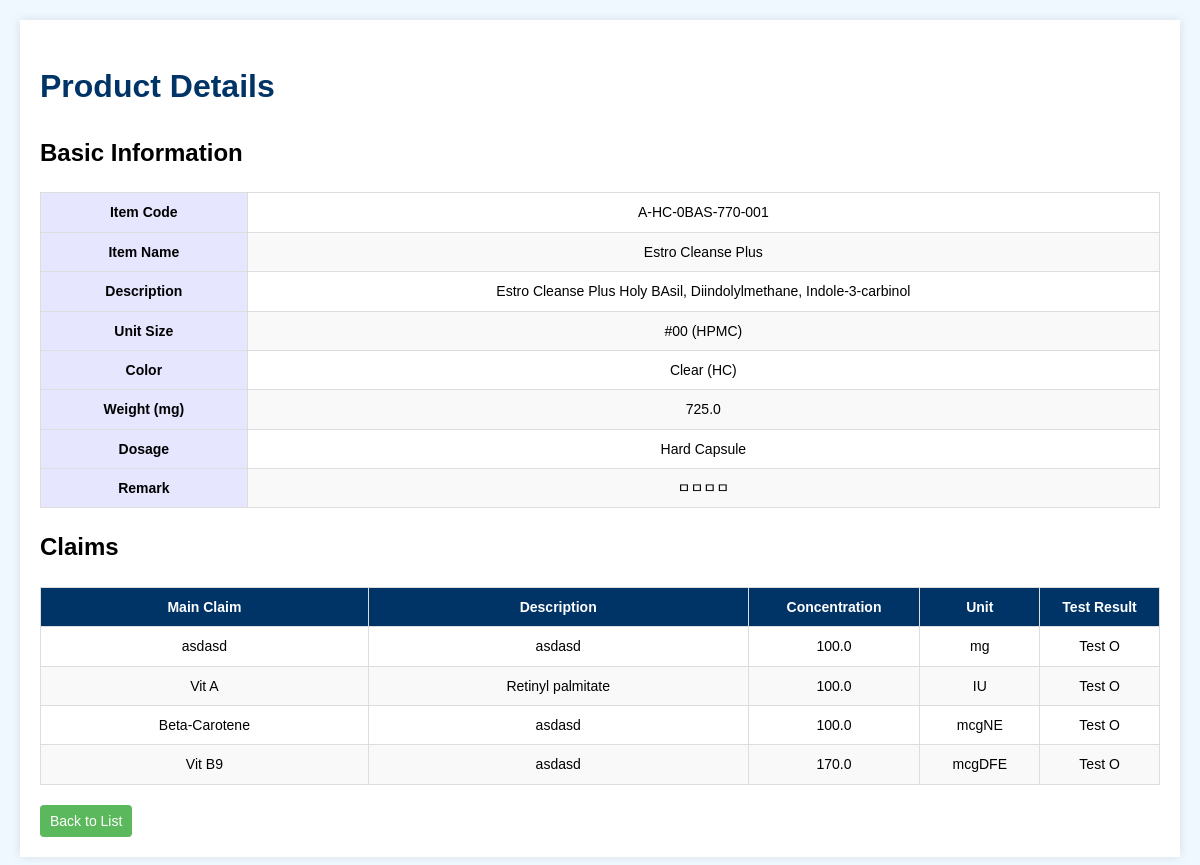
The app's page /view/A-HC-0BAS-770-001 (signed in) with its own data.
### tables this page shows
CREATE TABLE products (
            id INTEGER PRIMARY KEY AUTOINCREMENT,
            item_code TEXT UNIQUE NOT NULL,
            item_name TEXT,
            description TEXT,
            unit_size TEXT,
            color TEXT,
            weight REAL
        , dosage TEXT, remark TEXT);

CREATE TABLE claims (
            id INTEGER PRIMARY KEY AUTOINCREMENT,
            product_id INTEGER,
            claim_main TEXT,
            claim_description TEXT,
            claim_concentration REAL, claim_unit TEXT DEFAULT 'mg', test_result TEXT,
            FOREIGN KEY (product_id) REFERENCES products(id) ON DELETE CASCADE
        );

### app.py (the view)
@app.route('/view/<item_code>')
def view_product(item_code):
    db = get_db()
    cursor = db.cursor()
    cursor.execute('SELECT * FROM products WHERE item_code = ?', (item_code,))
    product = cursor.fetchone()
    if not product:
        flash("해당 제품을 찾을 수 없습니다.", "danger")
        return redirect(url_for("index"))
    cursor.execute('''
    SELECT claim_main, claim_description, claim_concentration, claim_unit, test_result
    FROM claims
    LEFT JOIN products ON claims.product_id = products.id
    WHERE products.item_code = ?
    ''', (item_code,))
    claims = cursor.fetchall()
    return render_template('view.html', product=product, claims=claims)

### app.py (called while the page is built)
@app.before_request
def before_request_func():
    global app_initialized
    if not app_initialized:
        with app.app_context():
            initialize_database()
            load_configurations()
        app_initialized = True

@app.before_request
def require_login():
    allowed_routes = ["login", "autocomplete", "static"]
    if "role" not in session and request.endpoint not in allowed_routes and not request.path.startswith('/static'):
        return redirect(url_for("login"))

def get_db():
    db = getattr(g, '_database', None)
    if db is None:
        db = g._database = sqlite3.connect(DB_FILE_PATH)
        db.row_factory = sqlite3.Row  # 컬럼명으로 접근 가능하도록 설정
    return db

@app.teardown_appcontext
def close_connection(exception):
    db = getattr(g, '_database', None)
    if db is not None:
        db.close()

### templates/view.html (shortened to what this page needs)
<!DOCTYPE html>
<html lang="en">
<head>
</head>
<body>
    <div class="container">
        <h1>Product Details</h1>
        <h2>Basic Information</h2>
        <table class="basic-info">
            <tr>
                <th>Item Code</th>
                <td>{{ product[1] }}</td>
            </tr>
            <tr>
                <th>Item Name</th>
                <td>{{ product[2] }}</td>
            </tr>
            <tr>
                <th>Description</th>
                <td>{{ product[3] }}</td>
            </tr>
            <tr>
                <th>Unit Size</th>
                <td>{{ product[4] }}</td>
            </tr>
            <tr>
                <th>Color</th>
                <td>{{ product[5] }}</td>
            </tr>
            <tr>
                <th>Weight (mg)</th>
                <td>{{ product[6] }}</td>
            </tr>
            <tr>
                <th>Dosage</th>
                <td>
                    {% if product[1].startswith('A-TB-') %}
                        Tablet
                    {% elif product[1].startswith('A-SG-') %}
                        Softgel
                    {% elif product[1].startswith('A-HC-') %}
                        Hard Capsule
                    {% elif product[1].startswith('A-SH-') %}
                        Sachet
                    {% elif product[1].startswith('A-PW-') %}
                        Powder
                    {% elif product[1].startswith('A-LQ-') %}
                        Liquid
                    {% elif 'PH-TB-' in product[1] %}
                        PH Tablet
                    {% elif 'PH-HC-' in product[1] %}
                        PH Hard Capsule
                    {% elif 'PH-SG-' in product[1] %}
                        PH Softgel
                    {% else %}
                        Unknown
                    {% endif %}
                </td>
            </tr>
            <tr>
                <th>Remark</th>
                <td>{{ product[8] }}</td>
            </tr>
        </table>
        <h2>Claims</h2>
        <table class="claims-table">
            <thead>
                <tr>
                    <th>Main Claim</th>
                    <th>Description</th>
                    <th>Concentration</th>
                    <th>Unit</th>
                    <th>Test Result</th>
                </tr>
            </thead>
            <tbody>
                {% for claim in claims %}
                <tr>
                    <td>{{ claim[0] }}</td>
                    <td>{{ claim[1] }}</td>
                    <td>{{ claim[2] }}</td>
                    <td>{{ claim[3] }}</td>
                    <td>{{ claim[4] }}</td>
                </tr>
                {% endfor %}
            </tbody>
        </table>
        <a href="{{ url_for('index') }}" class="btn">Back to List</a>
    </div>
</body>
</html>

### templates/view.html (style rules this page uses)
body { font-family: Arial, sans-serif; line-height: 1.6; margin: 0; padding: 20px; background-color: #f0f8ff; }
.container { max-width: 1500px; margin: auto; background: white; padding: 20px; box-shadow: 0 0 10px rgba(0,0,0,0.1); }
h1 { color: #003366; }
table { width: 100%; border-collapse: collapse; margin-bottom: 20px; font-size: 14px; }
th, td { padding: 8px; border: 1px solid #ddd; text-align: center; }
th { background-color: #003366; color: white; font-weight: bold; }
tr:nth-child(even) { background-color: #f9f9f9; }
.btn { display: inline-block; padding: 5px 10px; background-color: #5cb85c; color: white; text-decoration: none; border-radius: 4px; font-size: 14px; }
.basic-info th { text-align: center; color: Black; background-color: #e6e6ff; }
.claims-table { table-layout: fixed; width: 100%; }
.claims-table th { text-align: center; }
.claims-table td { word-wrap: break-word; word-break: break-all; white-space: normal; }
.claims-table td:nth-child(3), .claims-table td:nth-child(4), .claims-table td:nth-child(5) { text-align: center; }
.claims-table th:nth-child(1) { width: 30%; }
.claims-table th:nth-child(2) { width: 35%; }
.claims-table th:nth-child(3) { width: 15%; }
.claims-table th:nth-child(4) { width: 10%; }
.claims-table th:nth-child(5) { width: 10%; }

### records on screen
products: item_code "A-HC-0BAS-770-001", item_name "Estro Cleanse Plus", description "Estro Cleanse Plus Holy BAsil, Diindolylmethane, Indole-3-carbinol", unit_size "#00 (HPMC)", color "Clear (HC)", weight "725.0", remark "ㅁㅁㅁㅁ"
claims: claim_main "asdasd", claim_description "asdasd", claim_concentration "100.0", claim_unit "mg", test_result "Test O"
claims: claim_main "Vit A", claim_description "Retinyl palmitate", claim_concentration "100.0", claim_unit "IU", test_result "Test O"
claims: claim_main "Beta-Carotene", claim_description "asdasd", claim_concentration "100.0", claim_unit "mcgNE", test_result "Test O"
claims: claim_main "Vit B9", claim_description "asdasd", claim_concentration "170.0", claim_unit "mcgDFE", test_result "Test O"
